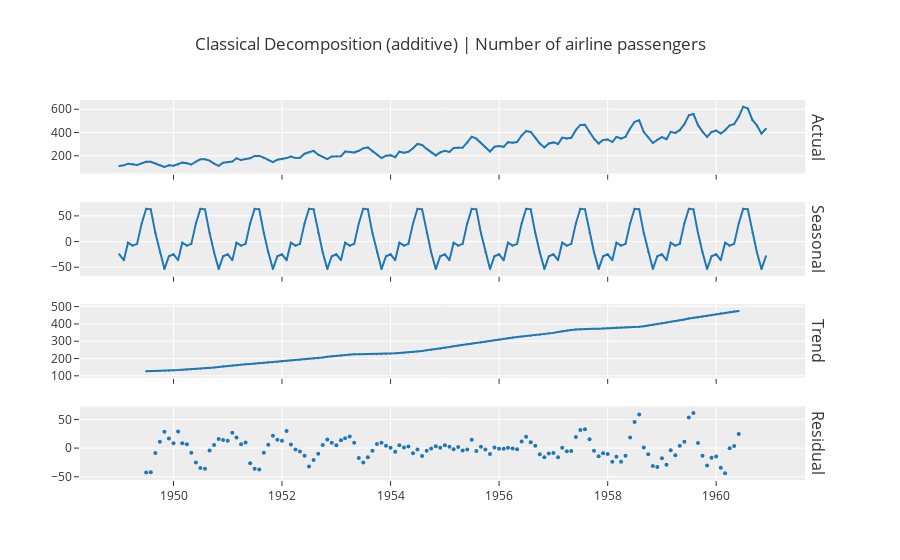
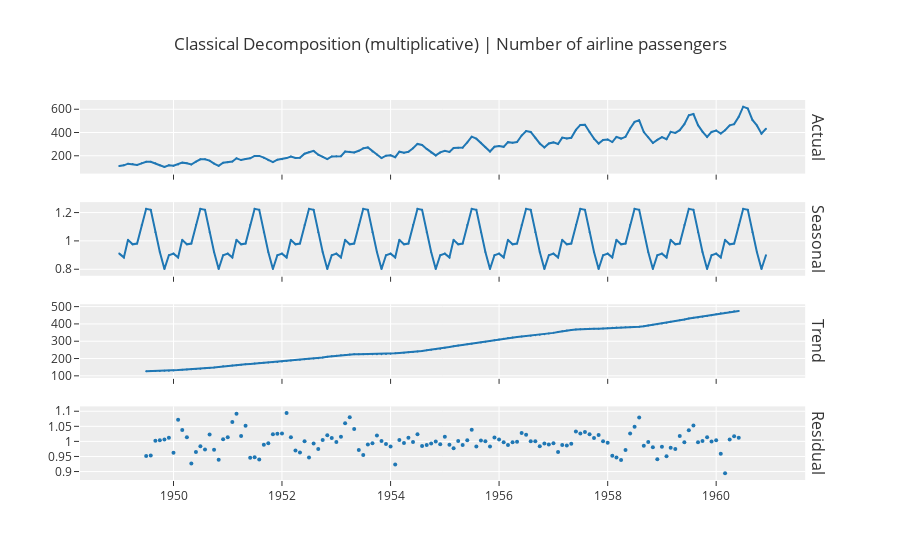
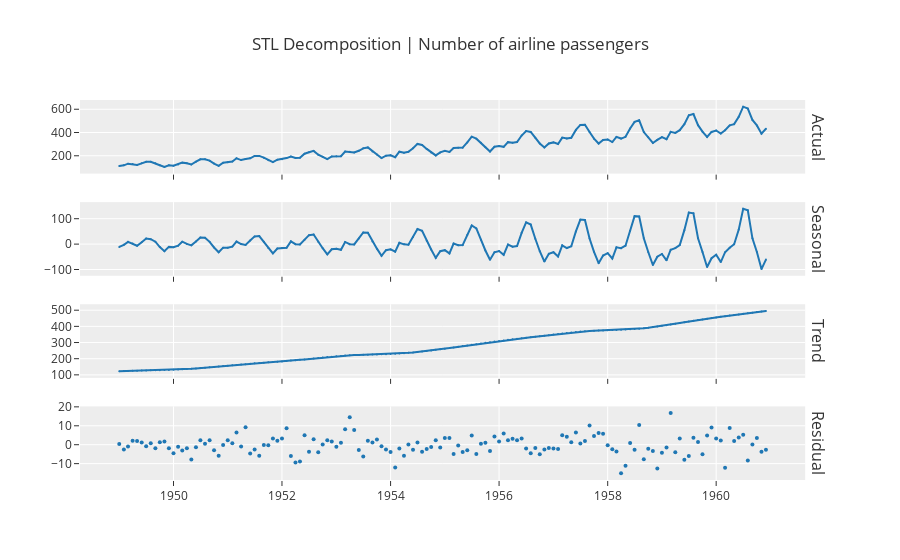

The notebook cell these images were saved under, in order:
### Code cell
exp.plot_model(plot="decomp_classical")
exp.plot_model(plot="decomp_classical", data_kwargs={'type': 'multiplicative'})
exp.plot_model(plot="decomp_stl")

### Figure 1 — Plotly figure (JSON) as saved in the notebook; plotly's stock layout.template omitted (floating-point values rounded to 4 significant figures; data arrays with more than 128 entries replaced by an {"elided": "..."} marker saying what was removed)
{"data": [{"line": {"color": "#1f77b4", "width": 2}, "marker": {"size": 2}, "mode": "lines+markers", "name": "Actual", "type": "scatter", "x": {"elided": "144 str values"}, "xaxis": "x", "y": {"elided": "144 int values"}, "yaxis": "y"}, {"line": {"color": "#1f77b4", "width": 2}, "marker": {"size": 2}, "mode": "lines+markers", "name": "Seasonal", "type": "scatter", "x": {"elided": "144 str values"}, "xaxis": "x2", "y": {"elided": "144 float values"}, "yaxis": "y2"}, {"line": {"color": "#1f77b4", "width": 2}, "marker": {"size": 2}, "mode": "lines+markers", "name": "Trend", "type": "scatter", "x": {"elided": "144 str values"}, "xaxis": "x3", "y": {"elided": "144 float values"}, "yaxis": "y3"}, {"line": {"color": "#1f77b4", "width": 2}, "marker": {"size": 4}, "mode": "markers", "name": "Residuals", "type": "scatter", "x": {"elided": "144 str values"}, "xaxis": "x4", "y": {"elided": "144 float values"}, "yaxis": "y4"}], "layout": {"annotations": [{"font": {"size": 16}, "showarrow": false, "text": "Actual", "textangle": 90, "x": 0.98, "xanchor": "left", "xref": "paper", "y": 0.9031, "yanchor": "middle", "yref": "paper"}, {"font": {"size": 16}, "showarrow": false, "text": "Seasonal", "textangle": 90, "x": 0.98, "xanchor": "left", "xref": "paper", "y": 0.6344, "yanchor": "middle", "yref": "paper"}, {"font": {"size": 16}, "showarrow": false, "text": "Trend", "textangle": 90, "x": 0.98, "xanchor": "left", "xref": "paper", "y": 0.3656, "yanchor": "middle", "yref": "paper"}, {"font": {"size": 16}, "showarrow": false, "text": "Residual", "textangle": 90, "x": 0.98, "xanchor": "left", "xref": "paper", "y": 0.09688, "yanchor": "middle", "yref": "paper"}], "showlegend": false, "title": {"text": "Classical Decomposition (additive) | Number of airline passengers"}, "xaxis": {"anchor": "y", "domain": [0, 0.98], "matches": "x4", "showticklabels": false}, "xaxis2": {"anchor": "y2", "domain": [0, 0.98], "matches": "x4", "showticklabels": false}, "xaxis3": {"anchor": "y3", "domain": [0, 0.98], "matches": "x4", "showticklabels": false}, "xaxis4": {"anchor": "y4", "domain": [0, 0.98]}, "yaxis": {"anchor": "x", "domain": [0.8063, 1]}, "yaxis2": {"anchor": "x2", "domain": [0.5375, 0.7312]}, "yaxis3": {"anchor": "x3", "domain": [0.2687, 0.4625]}, "yaxis4": {"anchor": "x4", "domain": [0, 0.1938]}}}

### Figure 2 — Plotly figure (JSON) as saved in the notebook; plotly's stock layout.template omitted (floating-point values rounded to 4 significant figures; data arrays with more than 128 entries replaced by an {"elided": "..."} marker saying what was removed)
{"data": [{"line": {"color": "#1f77b4", "width": 2}, "marker": {"size": 2}, "mode": "lines+markers", "name": "Actual", "type": "scatter", "x": {"elided": "144 str values"}, "xaxis": "x", "y": {"elided": "144 int values"}, "yaxis": "y"}, {"line": {"color": "#1f77b4", "width": 2}, "marker": {"size": 2}, "mode": "lines+markers", "name": "Seasonal", "type": "scatter", "x": {"elided": "144 str values"}, "xaxis": "x2", "y": {"elided": "144 float values"}, "yaxis": "y2"}, {"line": {"color": "#1f77b4", "width": 2}, "marker": {"size": 2}, "mode": "lines+markers", "name": "Trend", "type": "scatter", "x": {"elided": "144 str values"}, "xaxis": "x3", "y": {"elided": "144 float values"}, "yaxis": "y3"}, {"line": {"color": "#1f77b4", "width": 2}, "marker": {"size": 4}, "mode": "markers", "name": "Residuals", "type": "scatter", "x": {"elided": "144 str values"}, "xaxis": "x4", "y": {"elided": "144 float values"}, "yaxis": "y4"}], "layout": {"annotations": [{"font": {"size": 16}, "showarrow": false, "text": "Actual", "textangle": 90, "x": 0.98, "xanchor": "left", "xref": "paper", "y": 0.9031, "yanchor": "middle", "yref": "paper"}, {"font": {"size": 16}, "showarrow": false, "text": "Seasonal", "textangle": 90, "x": 0.98, "xanchor": "left", "xref": "paper", "y": 0.6344, "yanchor": "middle", "yref": "paper"}, {"font": {"size": 16}, "showarrow": false, "text": "Trend", "textangle": 90, "x": 0.98, "xanchor": "left", "xref": "paper", "y": 0.3656, "yanchor": "middle", "yref": "paper"}, {"font": {"size": 16}, "showarrow": false, "text": "Residual", "textangle": 90, "x": 0.98, "xanchor": "left", "xref": "paper", "y": 0.09688, "yanchor": "middle", "yref": "paper"}], "showlegend": false, "title": {"text": "Classical Decomposition (multiplicative) | Number of airline passengers"}, "xaxis": {"anchor": "y", "domain": [0, 0.98], "matches": "x4", "showticklabels": false}, "xaxis2": {"anchor": "y2", "domain": [0, 0.98], "matches": "x4", "showticklabels": false}, "xaxis3": {"anchor": "y3", "domain": [0, 0.98], "matches": "x4", "showticklabels": false}, "xaxis4": {"anchor": "y4", "domain": [0, 0.98]}, "yaxis": {"anchor": "x", "domain": [0.8063, 1]}, "yaxis2": {"anchor": "x2", "domain": [0.5375, 0.7312]}, "yaxis3": {"anchor": "x3", "domain": [0.2687, 0.4625]}, "yaxis4": {"anchor": "x4", "domain": [0, 0.1938]}}}

### Figure 3 — Plotly figure (JSON) as saved in the notebook; plotly's stock layout.template omitted (floating-point values rounded to 4 significant figures; data arrays with more than 128 entries replaced by an {"elided": "..."} marker saying what was removed)
{"data": [{"line": {"color": "#1f77b4", "width": 2}, "marker": {"size": 2}, "mode": "lines+markers", "name": "Actual", "type": "scatter", "x": {"elided": "144 str values"}, "xaxis": "x", "y": {"elided": "144 int values"}, "yaxis": "y"}, {"line": {"color": "#1f77b4", "width": 2}, "marker": {"size": 2}, "mode": "lines+markers", "name": "Seasonal", "type": "scatter", "x": {"elided": "144 str values"}, "xaxis": "x2", "y": {"elided": "144 float values"}, "yaxis": "y2"}, {"line": {"color": "#1f77b4", "width": 2}, "marker": {"size": 2}, "mode": "lines+markers", "name": "Trend", "type": "scatter", "x": {"elided": "144 str values"}, "xaxis": "x3", "y": {"elided": "144 float values"}, "yaxis": "y3"}, {"line": {"color": "#1f77b4", "width": 2}, "marker": {"size": 4}, "mode": "markers", "name": "Residuals", "type": "scatter", "x": {"elided": "144 str values"}, "xaxis": "x4", "y": {"elided": "144 float values"}, "yaxis": "y4"}], "layout": {"annotations": [{"font": {"size": 16}, "showarrow": false, "text": "Actual", "textangle": 90, "x": 0.98, "xanchor": "left", "xref": "paper", "y": 0.9031, "yanchor": "middle", "yref": "paper"}, {"font": {"size": 16}, "showarrow": false, "text": "Seasonal", "textangle": 90, "x": 0.98, "xanchor": "left", "xref": "paper", "y": 0.6344, "yanchor": "middle", "yref": "paper"}, {"font": {"size": 16}, "showarrow": false, "text": "Trend", "textangle": 90, "x": 0.98, "xanchor": "left", "xref": "paper", "y": 0.3656, "yanchor": "middle", "yref": "paper"}, {"font": {"size": 16}, "showarrow": false, "text": "Residual", "textangle": 90, "x": 0.98, "xanchor": "left", "xref": "paper", "y": 0.09688, "yanchor": "middle", "yref": "paper"}], "showlegend": false, "title": {"text": "STL Decomposition | Number of airline passengers"}, "xaxis": {"anchor": "y", "domain": [0, 0.98], "matches": "x4", "showticklabels": false}, "xaxis2": {"anchor": "y2", "domain": [0, 0.98], "matches": "x4", "showticklabels": false}, "xaxis3": {"anchor": "y3", "domain": [0, 0.98], "matches": "x4", "showticklabels": false}, "xaxis4": {"anchor": "y4", "domain": [0, 0.98]}, "yaxis": {"anchor": "x", "domain": [0.8063, 1]}, "yaxis2": {"anchor": "x2", "domain": [0.5375, 0.7312]}, "yaxis3": {"anchor": "x3", "domain": [0.2687, 0.4625]}, "yaxis4": {"anchor": "x4", "domain": [0, 0.1938]}}}
